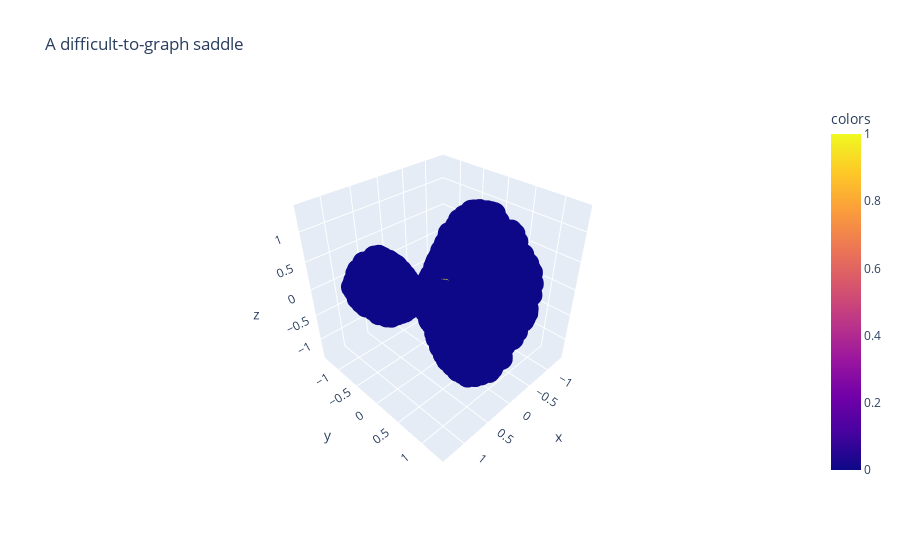

The cell this chart's notebook holds for it:
### Code cell
from diffusion_curvature.utils import plot_3d
degenerate_X = Xs_sorted[0]
signal = np.zeros(degenerate_X.shape[0])
signal[0] = 1
plot_3d(degenerate_X, signal, title = "A difficult-to-graph saddle", use_plotly=True)

### Figure 1 — Plotly figure (JSON) as saved in the notebook; plotly's stock layout.template omitted (floating-point values rounded to 4 significant figures; data arrays with more than 128 entries replaced by an {"elided": "..."} marker saying what was removed)
{"data": [{"hovertemplate": "x=%{x}<br>y=%{y}<br>z=%{z}<br>colors=%{marker.color}<extra></extra>", "legendgroup": "", "marker": {"color": {"elided": "2000 int values"}, "coloraxis": "coloraxis", "symbol": "circle"}, "mode": "markers", "name": "", "scene": "scene", "showlegend": false, "type": "scatter3d", "x": {"elided": "2000 float values"}, "y": {"elided": "2000 float values"}, "z": {"elided": "2000 float values"}}], "layout": {"autosize": true, "coloraxis": {"colorbar": {"title": {"text": "colors"}}, "colorscale": [[0, "#0d0887"], [0.1111, "#46039f"], [0.2222, "#7201a8"], [0.3333, "#9c179e"], [0.4444, "#bd3786"], [0.5556, "#d8576b"], [0.6667, "#ed7953"], [0.7778, "#fb9f3a"], [0.8889, "#fdca26"], [1, "#f0f921"]]}, "legend": {"tracegroupgap": 0}, "scene": {"aspectmode": "auto", "aspectratio": {"x": 1.005, "y": 1.005, "z": 0.9897}, "camera": {"center": {"x": 0, "y": 0, "z": 0}, "eye": {"x": 1.425, "y": 1.425, "z": 1.425}, "projection": {"type": "perspective"}, "up": {"x": -0.002938, "y": 0.002946, "z": 1.0}}, "domain": {"x": [0, 1], "y": [0, 1]}, "xaxis": {"range": [-1.409, 1.409], "title": {"text": "x"}, "type": "linear"}, "yaxis": {"range": [-1.409, 1.409], "title": {"text": "y"}, "type": "linear"}, "zaxis": {"range": [-1.409, 1.409], "title": {"text": "z"}, "type": "linear"}}, "title": {"text": "A difficult-to-graph saddle"}}}
